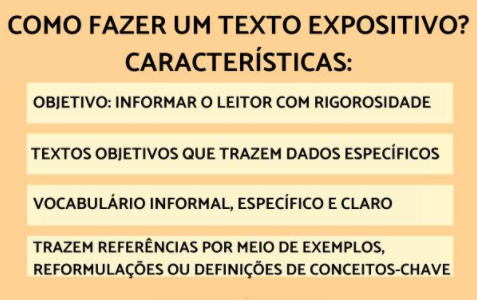
#> input picture ProcImg/text2.png, 477 x 300 px
$ python outro.py
#> lines starting #> are read from the running program, lines starting #| are printed output that depends on the picture; after the words box and inside, x2 and y2 are one past the last pixel; in counts of white or black regions, pixels touching at a corner belong together

import cv2 as cv
import pytesseract

img = cv.imread('text2.png')
#> img is the input picture: shape (300, 477, 3); mean B, G, R 158.6, 204.2, 228.3

gray = cv.cvtColor(img, cv.COLOR_BGR2GRAY)
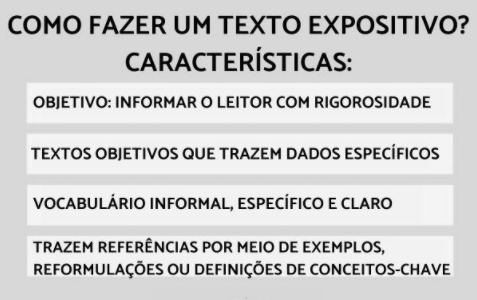
#> gray: shape (300, 477); min 1, max 249, mean 206.2

rect_kernel = cv.getStructuringElement(cv.MORPH_RECT, (15,15))

dilation = cv.dilate(gray, rect_kernel, iterations = 1)
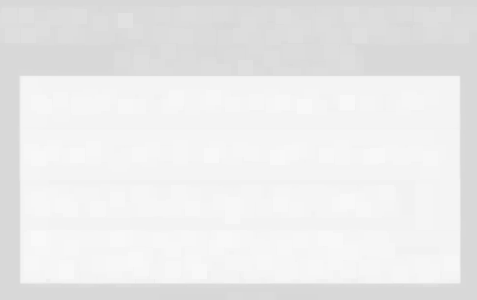
#> dilation: shape (300, 477); min 215, max 249, mean 235.2

contours, hierarchy = cv.findContours(dilation, cv.RETR_EXTERNAL, cv.CHAIN_APPROX_NONE)
#> contours = 1 contour; box (x1, y1, x2, y2) and area: (0, 0, 477, 300) 142324

im2 = img.copy()

file = open("recognized.txt", "w+")
file.write("")
file.close()

word_count = 0

for cnt in contours:

    x, y, w, h = cv.boundingRect(cnt)

    cv.rectangle(im2, (x, y), (x + w, y + h), (0, 255, 0), 2)

    cropped = im2[y:y + h, x:x + w]

#> (the run stopped early here; a loop or call above may not have finished)

$ run again, with ProcImg/text3.png copied over ProcImg/text2.png
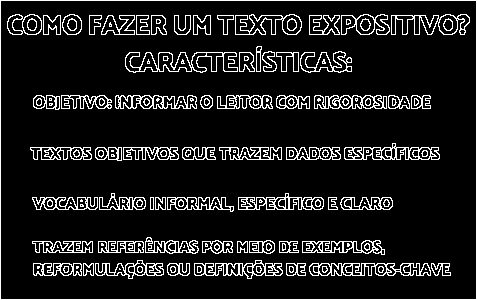
#> input picture ProcImg/text3.png, 477 x 300 px
#> img is the input picture: shape (300, 477, 3); 11.2% white in thin lines or dots
#> gray: shape (300, 477); 11.2% white in thin lines or dots
#> `dilation = cv.dilate(gray, rect_kernel, iterations = 1)`:
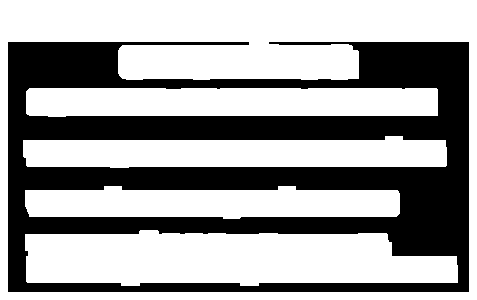
#> dilation: shape (300, 477); 62.5% white; 1 black region
#> contours = 1 contour; box (x1, y1, x2, y2) and area: (0, 0, 477, 300) 142324

$ run again, with ProcImg/balonismo.jpg saved as ProcImg/text2.png
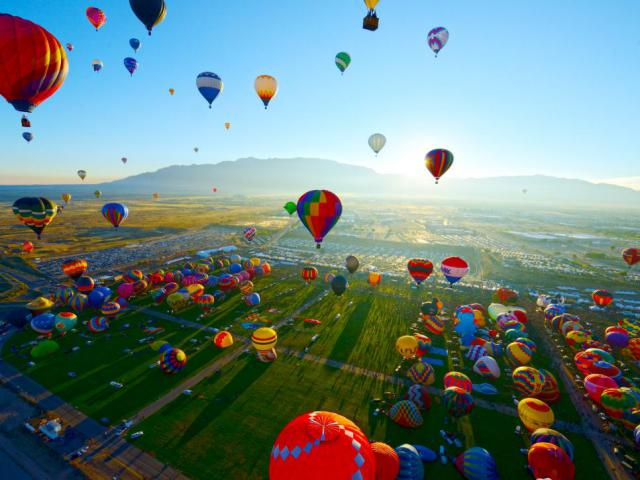
#> input picture ProcImg/balonismo.jpg, 640 x 480 px
#> img is the input picture: shape (480, 640, 3); mean B, G, R 126.9, 129.1, 108.2
#> `gray = cv.cvtColor(img, cv.COLOR_BGR2GRAY)`:
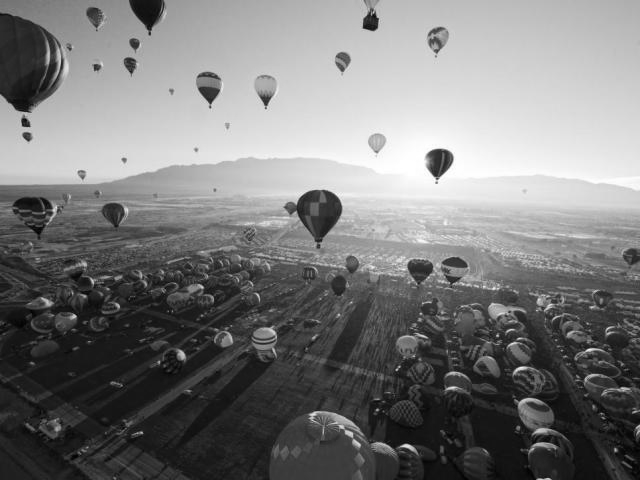
#> gray: shape (480, 640); min 1, max 255, mean 122.6
#> `dilation = cv.dilate(gray, rect_kernel, iterations = 1)`:
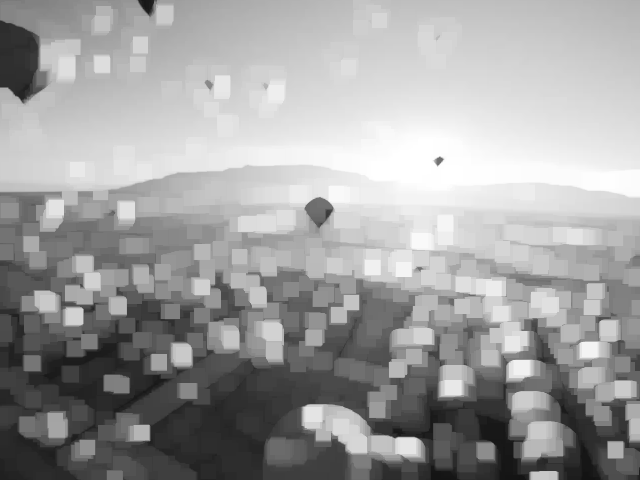
#> dilation: shape (480, 640); min 19, max 255, mean 159.5
#> contours = 1 contour; box (x1, y1, x2, y2) and area: (0, 0, 640, 480) 306081
